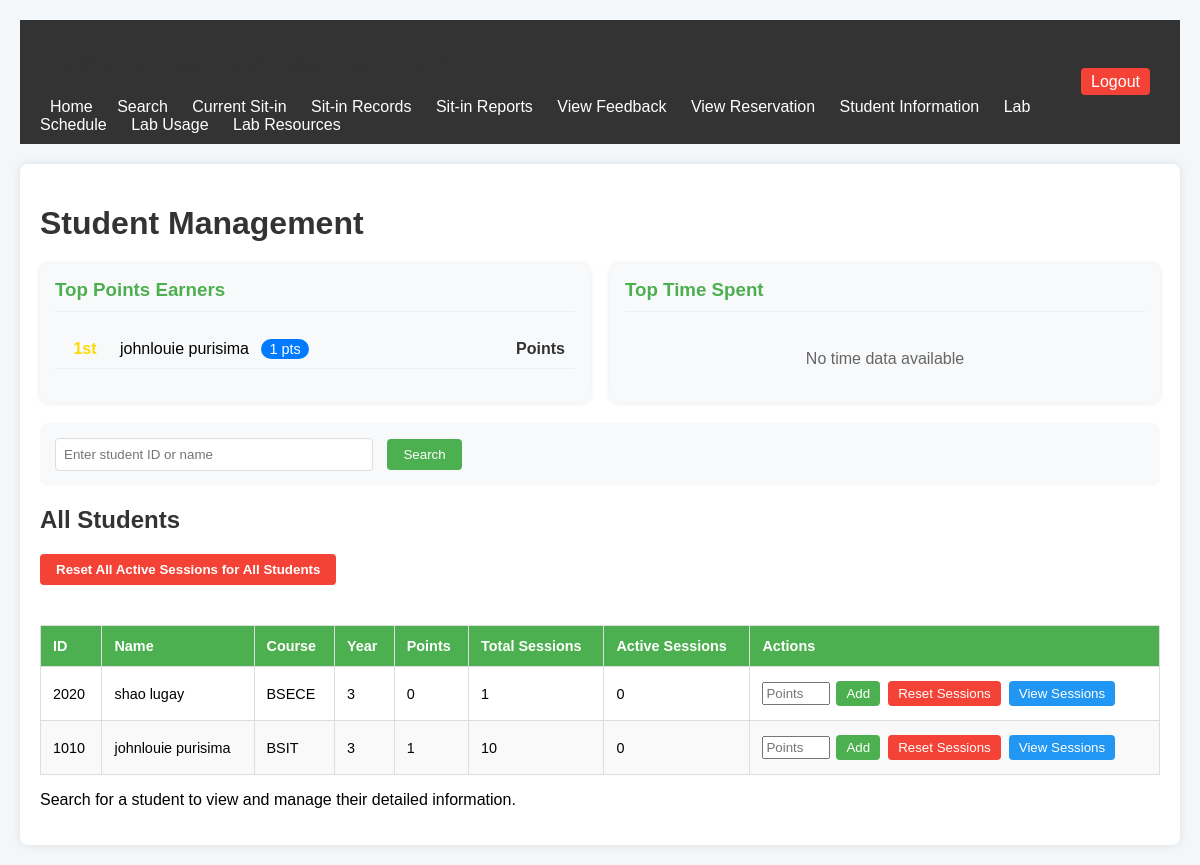
Page /student_management.php (signed in) on the earlier database version.
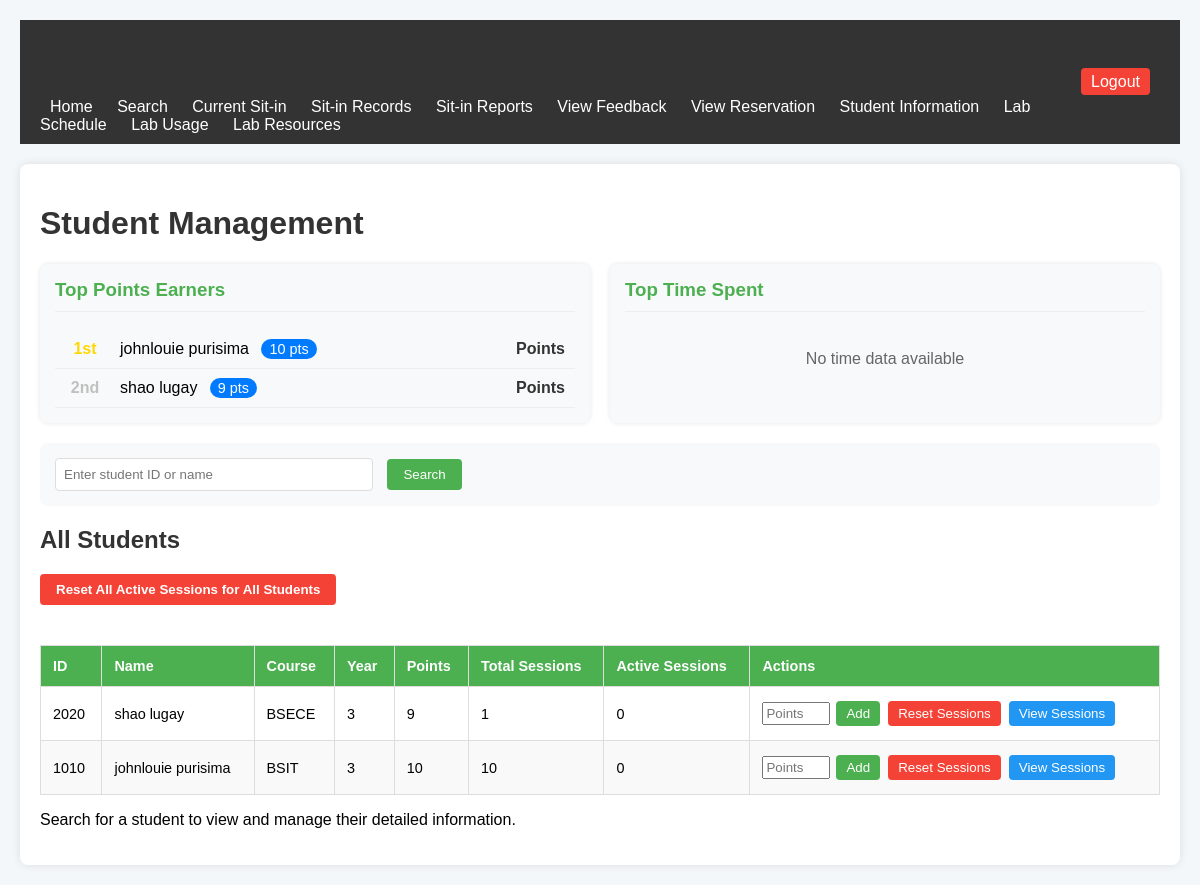
Same page on the later database version.
### tables this page shows
CREATE TABLE `users` (
  `id` int(11) NOT NULL,
  `username` varchar(50) NOT NULL,
  `password_hash` varchar(255) NOT NULL,
  `idno` varchar(50) NOT NULL,
  `lastname` varchar(50) NOT NULL,
  `firstname` varchar(50) NOT NULL,
  `middlename` varchar(50) DEFAULT NULL,
  `course` varchar(10) NOT NULL,
  `year` int(11) NOT NULL,
  `email` varchar(100) NOT NULL,
  `role` enum('admin','staff','student') NOT NULL,
  `sessions_remaining` int(11) DEFAULT 30,
  `total_points` int(11) NOT NULL DEFAULT 0
);

### student_management.php (the view, shortened to what the changed rows need)
<?php
include 'db_connect.php';
$students_sql = "SELECT u.idno, u.firstname, u.lastname, u.course, u.year, u.total_points as points,
                COUNT(sh.id) as total_sessions,
                COUNT(CASE WHEN sh.session_end IS NULL AND sh.status = 'accepted' THEN 1 END) as active_sessions
                FROM users u
                LEFT JOIN sit_in_history sh ON u.idno = sh.user_id
                WHERE u.role = 'student'
                GROUP BY u.idno, u.firstname, u.lastname, u.course, u.year, u.total_points
                ORDER BY u.lastname, u.firstname";
$students_result = $conn->query($students_sql);
$points_sql = "SELECT firstname, lastname, total_points as points
              FROM users
              WHERE role = 'student' AND total_points > 0
              ORDER BY total_points DESC
              LIMIT 10";
$points_result = $conn->query($points_sql);
?>
<!DOCTYPE html>
<html lang="en">
<head>
</head>
<body>
<div class="header">
    <div>
        <h2>College of Computer Studies Admin</h2>
    </div>
</div>
<div class="container">
    <h1>Student Management</h1>
    <div class="dashboard">
        <div class="leaderboard-section">
            <div class="leaderboard">
                <?php if ($points_result->num_rows > 0): ?>
                    <?php $rank = 1; ?>
                    <?php while ($row = $points_result->fetch_assoc()): ?>
                        <div class="leaderboard-item">
                            <div class="rank">
                                <?php
                                    if ($rank == 1) echo '<span class="gold">1st</span>';
                                    elseif ($rank == 2) echo '<span class="silver">2nd</span>';
                                    elseif ($rank == 3) echo '<span class="bronze">3rd</span>';
                                    else echo $rank . 'th';
                                ?>
                            </div>
                            <div class="student-info-leaderboard">
                                <?= htmlspecialchars($row['firstname'] . ' ' . $row['lastname']) ?>
                                <span class="points-badge"><?= htmlspecialchars($row['points']) ?> pts</span>
                            </div>
                            <div class="score">
                                Points
                            </div>
                        </div>
                        <?php $rank++; ?>
                    <?php endwhile; ?>
                <?php else: ?>
                    <div class="no-records">No points data available</div>
                <?php endif; ?>
            </div>
        </div>
    </div>
    <h2>All Students</h2>
    <table>
        <thead>
            <tr>
                <th>ID</th>
                <th>Name</th>
                <th>Course</th>
                <th>Year</th>
                <th>Points</th>
                <th>Total Sessions</th>
                <th>Active Sessions</th>
                <th>Actions</th>
            </tr>
        </thead>
        <tbody>
            <?php if ($students_result->num_rows > 0): ?>
                <?php while ($student = $students_result->fetch_assoc()): ?>
                    <tr>
                        <td><?= htmlspecialchars($student['idno']) ?></td>
                        <td><?= htmlspecialchars($student['firstname'] . ' ' . $student['lastname']) ?></td>
                        <td><?= htmlspecialchars($student['course']) ?></td>
                        <td><?= htmlspecialchars($student['year']) ?></td>
                        <td><?= htmlspecialchars($student['points']) ?></td>
                        <td><?= htmlspecialchars($student['total_sessions']) ?></td>
                        <td><?= htmlspecialchars($student['active_sessions']) ?></td>
                        <td>
                            <form method="POST" style="display: inline;">
                                <input type="number" name="points_to_add" min="1" placeholder="Points" style="width: 60px; padding: 2px;" required>
                                <button type="submit" name="add_points" class="action-btn add-points-btn">Add</button>
                            </form>
                            <form method="POST" style="display: inline;">
                                <button type="submit" name="reset_all_sessions" class="action-btn reset-session-btn">Reset Sessions</button>
                            </form>
                            <form method="POST" style="display: inline;">
                                <button type="submit" name="search" class="action-btn view-sessions-btn">View Sessions</button>
                            </form>
                        </td>
                    </tr>
                <?php endwhile; ?>
            <?php else: ?>
                <tr>
                    <td colspan="8" class="no-records">No students found.</td>
                </tr>
            <?php endif; ?>
        </tbody>
    </table>
</div>
</body>
</html>

Differences in the rows shown:
changed users "johnlouie purisima": total_points "1" → "10"
now on this page (row edited): users: shows "2nd", firstname+lastname "shao lugay", total_points "9"
Other differences:
new list line: "2020 shao lugay BSECE 3 9 1 0  Add Reset Sessions View Sessions"
new list line: "1010 johnlouie purisima BSIT 3 10 10 0  Add Reset Sessions View Sessions"
list line gone: "2020 shao lugay BSECE 3 0 1 0  Add Reset Sessions View Sessions"
list line gone: "1010 johnlouie purisima BSIT 3 1 10 0  Add Reset Sessions View Sessions"
